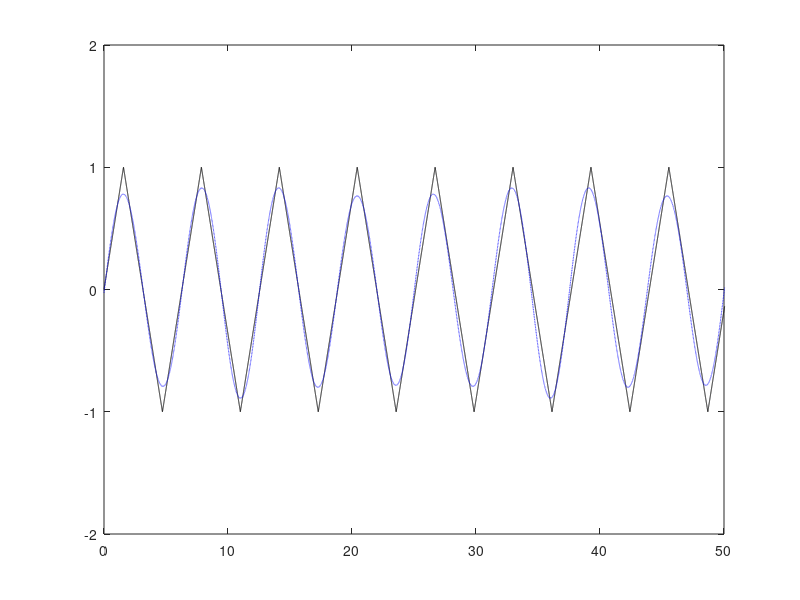

Source code (MATLAB):
N = 25;

n_domain = [0:1/1000:100];
% Original function of sawtooth, x_original.
x_original = sawtooth(n_domain+pi/2,0.5);

n = [0:N-1];
M = 9;
m = [0:M-1];

% a = [-0.0200 -0.1194 -0.1175 -0.1144 -0.1101 -0.1047 -0.0983 -0.0910 -0.0829];
% b = [0 -0.6258 -0.2967 -0.1802 -0.1172 -0.0761 -0.0463 -0.0234 -0.0052];
% 
% xhat = a*cos(2*pi*m'*n/N) + b*sin(2*pi*m'*n/N);


% Sample vector, x.
x = sawtooth(n+pi/2,0.5);
% a and b coefficients. Note: b0=0 and a0/2 replaces a0.
a = (2/N)*x*cos(2*pi*n'*m/N);
a(1) = a(1)/2;
b = (2/N)*x*sin(2*pi*n'*m/N);
%xhat = a*cos(2*pi*m'*n/N) + b*sin(2*pi*m'*n/N);
%plot(n_original, x_original, '-k', n, xhat, 'o');

xhat = a*cos(2*pi*m'*n_domain/N) + b*sin(2*pi*m'*n_domain/N);
plot(n_domain, x_original, '-k', n_domain, xhat, 'b--');

set (gca , 'xlim' , [0 50]);
set (gca , 'ylim' , [ -2 2]);
